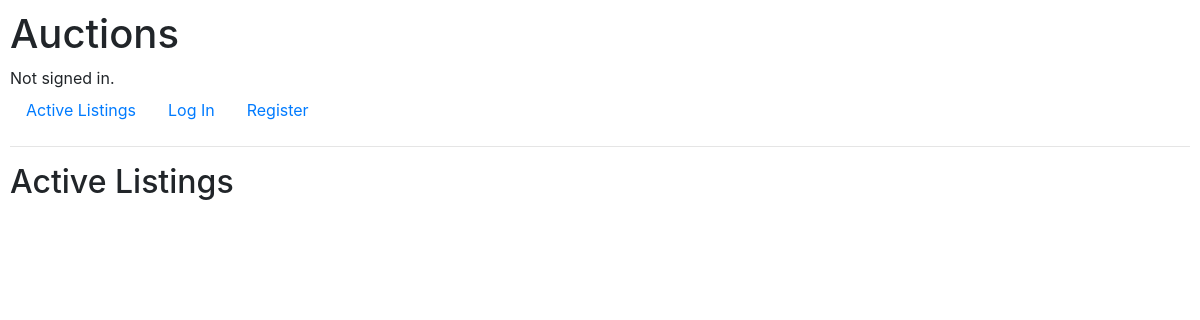
Before: / with the older database file.
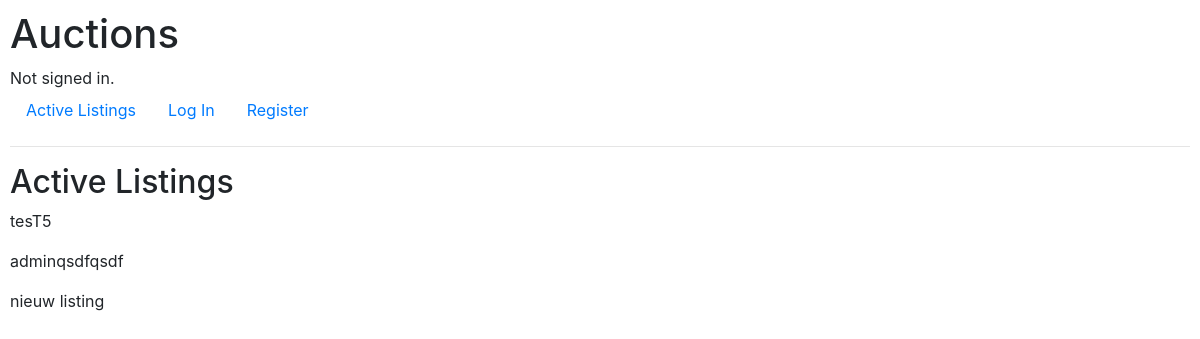
After: the same page with the newer database file.
### auctions/models.py (models this page shows)
class Listing(models.Model):
    title = models.CharField(max_length=100)
    description = models.TextField()
    starting_price = models.DecimalField(max_digits=10, decimal_places=2)
    image = models.URLField(max_length=200, blank=True)
    created_at = models.DateTimeField(auto_now_add=True)
    is_active = models.BooleanField(default=True)
    winner = models.ForeignKey(User, on_delete=models.SET_NULL, blank=True, null=True, related_name='winner_listings')
    number_of_views = models.PositiveIntegerField(default=0)
    seller = models.ForeignKey(User, on_delete=models.CASCADE, related_name='sold_listings')

### auctions/views.py (the view)
# urls.py: path("", views.index, name="index"),
def index(request):
    print(Listing.objects.all())
    return render(request, "auctions/index.html", {
        "listings": Listing.objects.all()
    })

### auctions/templates/auctions/index.html
{% extends "auctions/layout.html" %}
{% block body %}
    <h2>Active Listings</h2>
    {% for listing in listings  %}
    <p>{{listing.title}}</p>
    {% endfor %}
{% endblock %}

### auctions/templates/auctions/layout.html (shortened to what this page needs)
{% load static %}
<!DOCTYPE html>
<html lang="en">
    <head>
        <link rel="stylesheet" href="https://stackpath.bootstrapcdn.com/bootstrap/4.4.1/css/bootstrap.min.css">
        <link href="{% static 'auctions/styles.css' %}" rel="stylesheet">
    </head>
    <body>
        <h1>Auctions</h1>
        <div>
            {% if user.is_authenticated %}
                Signed in as <strong>{{ user.username }}</strong>.
            {% else %}
                Not signed in.
            {% endif %}
        </div>
        <ul class="nav">
            <li class="nav-item">
                <a class="nav-link" href="{% url 'auctions:index' %}">Active Listings</a>
            </li>
            {% if user.is_authenticated %}
                <li class="nav-item">
                    <a class="nav-link" href="{% url 'auctions:logout' %}">Log Out</a>
                </li>
                <li class="nav-item">
                    <a class="nav-link" href="{% url 'auctions:create_listing' %}">Create Listing</a>
                </li>
            {% else %}
                <li class="nav-item">
                    <a class="nav-link" href="{% url 'auctions:login' %}">Log In</a>
                </li>
                <li class="nav-item">
                    <a class="nav-link" href="{% url 'auctions:register' %}">Register</a>
                </li>
            {% endif %}
        </ul>
        <hr>
        {% block body %}
        {% endblock %}
    </body>
</html>

### auctions/static/auctions/styles.css (style rules this page uses)
body { padding: 10px; }

Changed rows visible on the page:
added Listing: title "tesT5"
added Listing: title "adminqsdfqsdf"
added Listing: title "nieuw listing"
